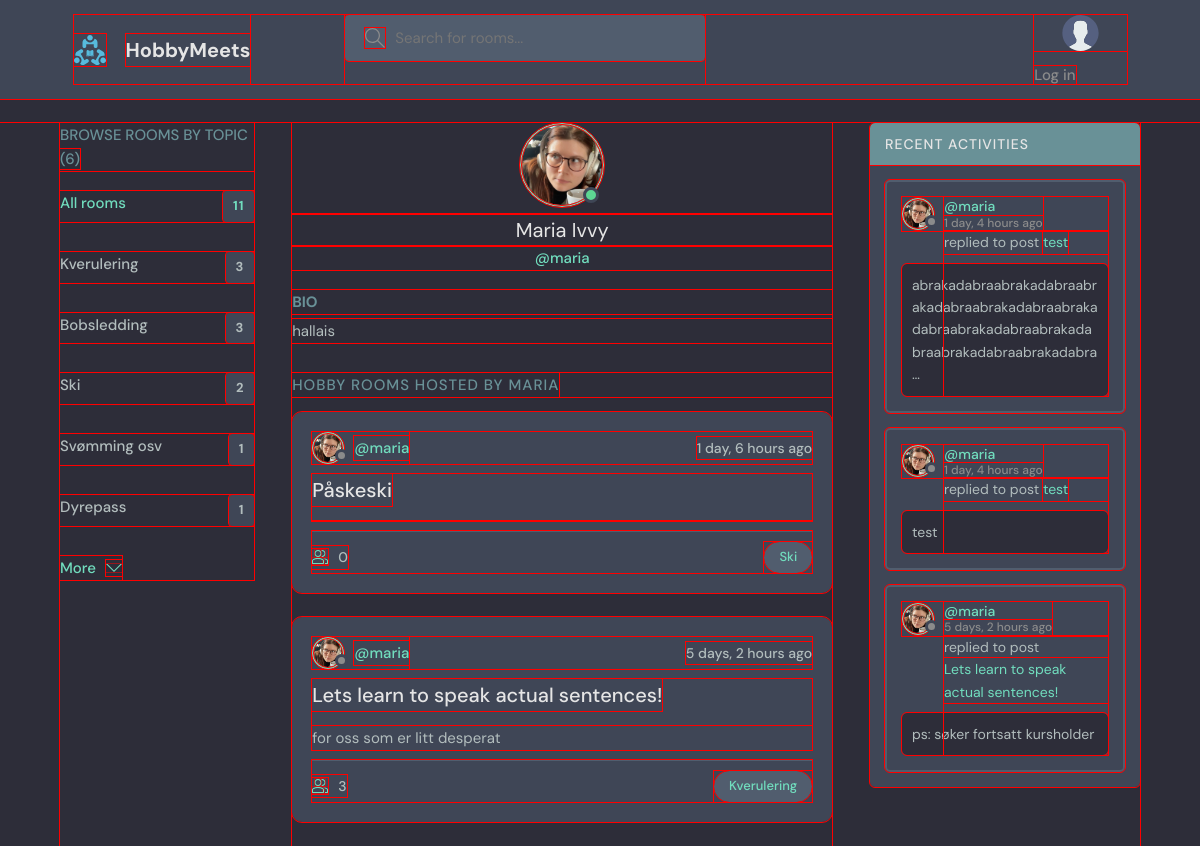
Page /profile/1/ on the committed database.
### base/models.py (models this page shows, shortened)
class Topic(models.Model):
    name = models.CharField(max_length=200)

class User(AbstractUser):
    name = models.CharField(max_length=200, null=True)
    email = models.EmailField(unique=True, null=True)
    bio = models.TextField(null=True)
    avatar = models.ImageField(null=True, default="avatar.svg") #TODO: fix the avatar to be something more fun, ideally a few that are randomly assigned
    USERNAME_FIELD = 'email' # override orig. User and set email as login info
    REQUIRED_FIELDS = []

class Room(models.Model):
    host = models.ForeignKey(User, on_delete=models.SET_NULL, null=True)
    topic = models.ForeignKey(Topic, on_delete=models.SET_NULL, null=True) #ForeignKey establishes a parent-child relationship with Topic. Need to allow null=True in the db bc of SET_NULL
    name = models.CharField(max_length=200)
    description = models.TextField(null=True, blank=True) # null=True doesn't actually do much as explained here: https://stackoverflow.com/questions/8609192/what-is-the-difference-between-null-true-and-blank-true-in-django
    participants = models.ManyToManyField(User, related_name='participants', blank=True) #more about related_name on Notion/Stackoverflow. Blank=true means you can submit a form without filling everying out
    updated = models.DateTimeField(auto_now=True) #auto_now takes a snapshot everytime the instance is saved _ Eg. when the room was last updated
    created = models.DateTimeField(auto_now_add=True) #only takes a timestamp when the instance is created - Eg. when the room was created
    class Meta:
        ordering = ['-updated', '-created'] #the dash means descending order, eg. newest updated / created will be first
    def __str__(self):
        return self.name #has to be a string!! so if unsire, wrap the retunred val in a str()

class Message(models.Model):
    user = models.ForeignKey(User, on_delete=models.CASCADE) #the user that is posting the message. User class is imported (django.contrib.auth.models)
    room = models.ForeignKey(Room, on_delete=models.CASCADE) #ForeignKey establishes a parent-child relationship with Room, and CASCADE means that when a Room object is deleted, all its children are deleted as well
    body = models.TextField() #leave empty to force users to write message
    updated = models.DateTimeField(auto_now=True) #auto_now takes a snapshot everytime the instance is saved _ Eg. when the room was last updated
    created = models.DateTimeField(auto_now_add=True) #only takes a timestamp when the instance is created - Eg. when the room was created
    class Meta:
        ordering = ['-created'] #the dash means descending order, eg. newest updated / created will be first

### base/views.py (the view)
# urls.py: path('profile/<str:pk>/', views.userProfile, name ="user-profile"),
def userProfile(request, pk):
    user = User.objects.get(id=pk)
    rooms = user.room_set.all() #_set gets relevant rooms through reverse relation from user intance
    room_messages = user.message_set.all()
    context = {'user': user, 'rooms': rooms, 'room_messages': room_messages}
    return render(request, 'base/profile.html', context)

### base/context_processors.py (called while the page is built)
def globalVars(request):
    topics = Topic.objects.all()
    top_topics = Topic.objects.all()[0:5] #lazy way of making above request work in the template:))
    total_room_count = Room.objects.all().count()
    context = {'topics': topics, 'total_room_count': total_room_count, 'top_topics': top_topics}
    return context

### base/templates/base/profile.html (shortened to what this page needs)
{% extends 'main.html' %}
{% block content %}
  <main class="profile-page layout layout--3">
    <div class="container">
      {% include 'base/topics_component.html' %}
      <div class="roomList">
        <div class="profile">
          <div class="profile__avatar">
            <div class="avatar avatar--large active">
              <img src="{{user.avatar.url}}" />
            </div>
          </div>
          <div class="profile__info">
            <h3>{{user.name}}</h3>
            <p>@{{user.username}}</p>
          </div>
          <div class="profile__about">
            <h3>Bio</h3>
            <p>{{user.bio}}</p>
          </div>
        </div>
        <div class="roomList__header">
          <div>
            <h2>Hobby Rooms Hosted by {{user.username}}</a>
            </h2>
          </div>
        </div>
      {% include 'base/feed_component.html' %}
      </div>
      {% include 'base/activity_component.html' %}
    </div>
  </main>
{% endblock content %}

### base/templates/base/topics_component.html
<div class="topics">
    <div class="topics__header">
      <h2>Browse Rooms by Topic <span>({{topics.count}})</span></h2>
    </div>
    <ul class="topics__list">
      <li>
        <a href="/" class="active">All rooms <span>{{total_room_count}}</span></a>
      </li>
      {% for topic in top_topics %}
      <li>
        <a href="{% url 'home' %}?q={{topic.name}}">{{topic.name}}<span>{{topic.room_set.all.count}}</span></a>
      </li>
      {% endfor %}
    </ul>
    <a class="btn btn--link" href="{% url 'topics' %}">
      More
      <svg version="1.1" xmlns="http://www.w3.org/2000/svg" width="32" height="32" viewBox="0 0 32 32">
        <title>chevron-down</title>
        <path d="M16 21l-13-13h-3l16 16 16-16h-3l-13 13z"></path>
      </svg>
    </a>
  </div>

### base/templates/base/feed_component.html (shortened to what this page needs)
{% for room in rooms%}
<div class="roomListRoom">
    <div class="roomListRoom__header">
      <a href="{% url 'user-profile' room.host.id %}" class="roomListRoom__author">
        <div class="avatar avatar--small">
          <img src="{{room.host.avatar.url}}" />
        </div>
        <span>@{{room.host.username}}</span>
      </a>
      <div class="roomListRoom__actions">
        <span>{{room.created|timesince}} ago</span>
      </div>
    </div>
    <div class="roomListRoom__content">
      <a href="{% url 'room' room.id %}">{{room.name}}</a>
      <p>
        {{room.description}}
       </p>
    </div>
    <div class="roomListRoom__meta">
      <a href="{% url 'room' room.id %}" class="roomListRoom__joined">
        {{room.participants.all.count}}
      </a>
      <a href="{% url 'home' %}?q={{room.topic.name}}"><p class="roomListRoom__topic">{{room.topic.name}}</p></a>
    </div>
</div>
{% endfor %}

### base/templates/base/activity_component.html (shortened to what this page needs)
<div class="activities">
    <div class="activities__header">
      <h2>Recent Activities</h2>
    </div>
    {% for message in room_messages %}
    <div class="activities__box">
      <div class="activities__boxHeader roomListRoom__header">
        <a href="{% url 'user-profile' message.user.id %}" class="roomListRoom__author">
          <div class="avatar avatar--small">
            <img src="{{message.user.avatar.url}}" />
          </div>
          <p>
            @{{message.user.username}}
            <span>{{message.created|timesince}} ago</span>
          </p>
        </a>
      </div>
      <div class="activities__boxContent">
        <p>replied to post <a href="{% url 'room' message.room.id %}">{{message.room}}</a></p>
        <div class="activities__boxRoomContent">
          {{message.body|truncatechars:100}}
        </div>
      </div>
    </div>
    {% endfor %}
  </div>

### rows in the picture
Topic: name "Kverulering", room_set.all.count "3"
Topic: name "Bobsledding", room_set.all.count "3"
Topic: name "Ski", room_set.all.count "2"
Topic: name "Svømming osv", room_set.all.count "1"
Topic: name "Dyrepass", room_set.all.count "1"
User: avatar (picture), name "Maria Ivvy", username "maria", bio "hallais", username "MARIA"
Room: host.avatar (picture), host.username "maria", created "1 day, 6 hours", name "Påskeski", participants.all.count "0", topic.name "Ski"
Room: host.avatar (picture), host.username "maria", created "5 days, 2 hours", name "Lets learn to speak actual sentences!", description "for oss som er litt desperat", participants.all.count "3", topic.name "Kverulering"
Message: user.avatar (picture), user.username "maria", created "1 day, 4 hours", room "test", body "abrakadabraabrakadabraabrakadabraabrakadabraabrakadabraabrakadabraabrakadabraabrakadabraabrakadabra…"
Message: user.avatar (picture), user.username "maria", created "1 day, 4 hours", room "test", body "test"
Message: user.avatar (picture), user.username "maria", created "5 days, 2 hours", room "Lets learn to speak actual sentences!", body "ps: søker fortsatt kursholder"

### other values in the picture
{{ topics.count }} "6"
{{ total_room_count }} "11"
